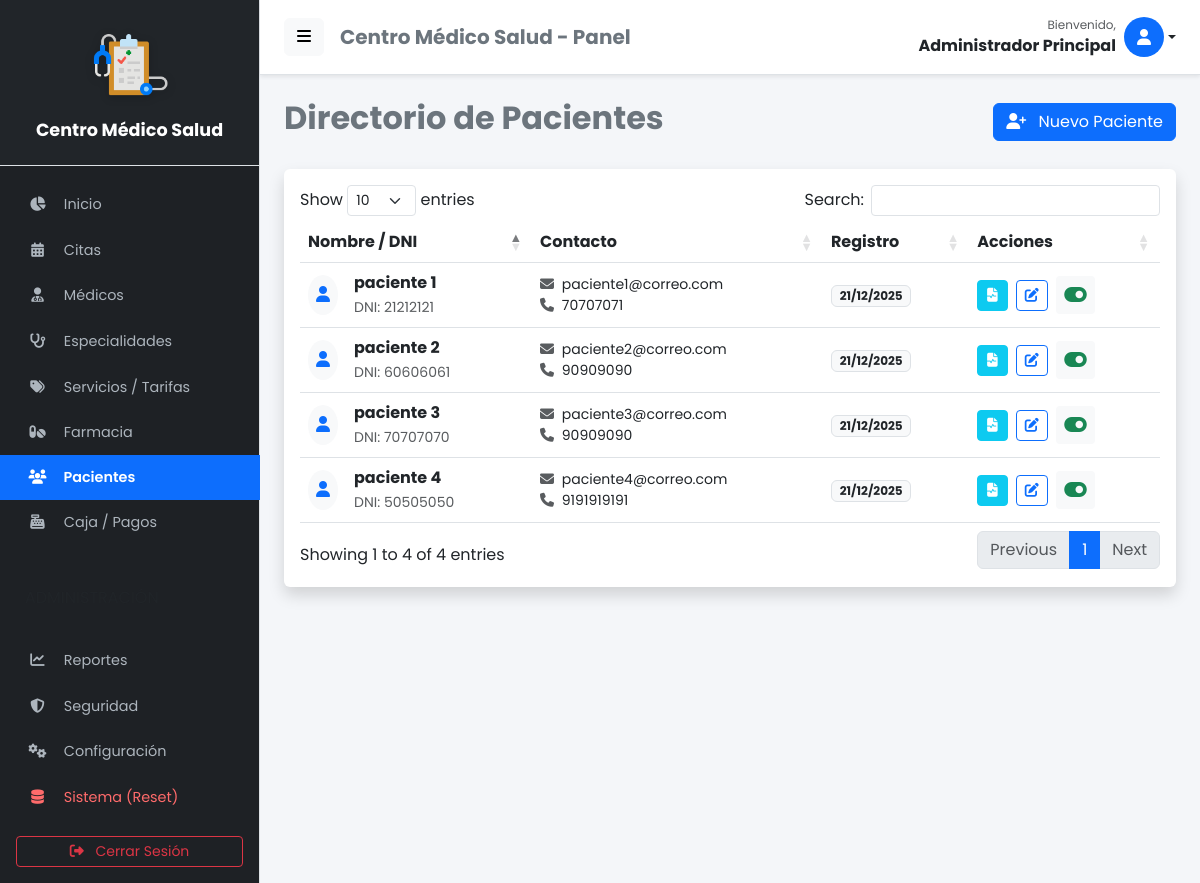
Page /pacientes (signed in) on the committed database.
### tables this page shows
CREATE TABLE IF NOT EXISTS `configuracion` (
  `id` int NOT NULL,
  `nombre_clinica` varchar(100) DEFAULT NULL,
  `direccion` varchar(255) DEFAULT NULL,
  `telefono` varchar(50) DEFAULT NULL,
  `email` varchar(100) DEFAULT NULL,
  `moneda` varchar(5) DEFAULT 'S/.',
  `logo` varchar(255) DEFAULT NULL,
  PRIMARY KEY (`id`)
);

CREATE TABLE IF NOT EXISTS `usuarios` (
  `id_usuario` int NOT NULL AUTO_INCREMENT,
  `nombre` varchar(100) NOT NULL,
  `documento_identidad` varchar(20) DEFAULT NULL,
  `email` varchar(100) NOT NULL,
  `telefono` varchar(20) DEFAULT NULL,
  `grupo_sanguineo` varchar(5) DEFAULT NULL,
  `alergias` text,
  `enfermedades_cronicas` text,
  `password` varchar(255) NOT NULL,
  `avatar` varchar(255) DEFAULT NULL,
  `id_rol` int DEFAULT NULL,
  `estado` tinyint(1) DEFAULT '1',
  `fecha_creacion` timestamp NULL DEFAULT CURRENT_TIMESTAMP,
  PRIMARY KEY (`id_usuario`),
  UNIQUE KEY `email` (`email`),
  KEY `id_rol` (`id_rol`),
  CONSTRAINT `usuarios_ibfk_1` FOREIGN KEY (`id_rol`) REFERENCES `roles` (`id_rol`)
);

### app/controllers/PacienteController.php (called while the page is built, shortened)
<?php
require_once APP_ROOT . '/models/Paciente.php';
class PacienteController {
    public function index() {
        $database = new Database();
        $db = $database->connect();
        $pacienteModel = new Paciente($db);
        $pacientes = $pacienteModel->leer();
        require_once APP_ROOT . '/views/admin/pacientes.php';
    }
}

### app/models/Configuracion.php (called while the page is built, shortened)
<?php
class Configuracion {
    private $conn;
    private $table = 'configuracion';
    public function __construct($db) {
        $this->conn = $db;
    }
    public function obtener() {
        $query = "SELECT * FROM " . $this->table . " WHERE id = 1";
        $stmt = $this->conn->prepare($query);
        $stmt->execute();
        return $stmt->fetch(PDO::FETCH_ASSOC);
    }
}

### app/models/Paciente.php (called while the page is built, shortened)
<?php
class Paciente {
    private $conn;
    private $table = 'usuarios';
    public function __construct($db) {
        $this->conn = $db;
    }
    public function leer() {
        $query = "SELECT * FROM " . $this->table . " WHERE id_rol = 3 ORDER BY nombre ASC";
        $stmt = $this->conn->prepare($query);
        $stmt->execute();
        return $stmt;
    }
}

### app/views/admin/pacientes.php (the view, shortened to what this page needs)
<?php require_once APP_ROOT . '/views/layouts/header.php'; ?>
<div class="d-flex justify-content-between align-items-center mb-4">
    <h2 class="fw-bold text-secondary">Directorio de Pacientes</h2>
    <button class="btn btn-primary" data-bs-toggle="modal" data-bs-target="#modalPaciente">
        <i class="fas fa-user-plus me-2"></i> Nuevo Paciente
    </button>
</div>
<div class="card shadow border-0">
    <div class="card-body">
        <div class="table-responsive">
            <table class="table table-hover align-middle" id="tablaPacientes" width="100%">
                <thead class="bg-light">
                    <tr>
                        <th>Nombre / DNI</th>
                        <th>Contacto</th>
                        <th>Registro</th>
                        <th>Acciones</th>
                    </tr>
                </thead>
                <tbody>
                    <?php if($pacientes): ?>
                    <?php while($row = $pacientes->fetch(PDO::FETCH_ASSOC)): ?>
                        <?php
                            $id = $row['id_usuario'];
                            $nombre = htmlspecialchars($row['nombre']);
                            $dni = htmlspecialchars($row['documento_identidad'] ?? '');
                            $email = htmlspecialchars($row['email']);
                            $telefono = htmlspecialchars($row['telefono'] ?? '');
                            $sangre = htmlspecialchars($row['grupo_sanguineo'] ?? '');
                            $alergias = htmlspecialchars($row['alergias'] ?? '');
                            $cronicas = htmlspecialchars($row['enfermedades_cronicas'] ?? '');
                            $fecha = date('d/m/Y', strtotime($row['fecha_creacion']));
                            $estado = $row['estado'];
                            $btnClase = $estado == 1 ? 'text-success' : 'text-secondary';
                            $btnIcono = $estado == 1 ? 'fa-toggle-on' : 'fa-toggle-off';
                        ?>
                        <tr>
                            <td>
                                <div class="d-flex align-items-center">
                                    <div class="bg-light rounded-circle p-2 me-3 text-primary">
                                        <i class="fas fa-user"></i>
                                    </div>
                                    <div>
                                        <div class="fw-bold"><?php echo $nombre; ?></div>
                                        <small class="text-muted">DNI: <?php echo $dni; ?></small>
                                    </div>
                                </div>
                            </td>
                            <td>
                                <div class="small"><i class="fas fa-envelope me-1 text-muted"></i> <?php echo $email; ?></div>
                                <div class="small"><i class="fas fa-phone me-1 text-muted"></i> <?php echo $telefono; ?></div>
                            </td>
                            <td><span class="badge bg-light text-dark border"><?php echo $fecha; ?></span></td>
                            <td>
                                <a href="<?php echo BASE_URL; ?>/pacientes/historial?id=<?php echo $id; ?>" class="btn btn-sm btn-info text-white me-1" title="Historia Clínica">
                                    <i class="fas fa-file-medical-alt"></i>
                                </a>
                                <button class="btn btn-sm btn-outline-primary me-1"
                                        data-bs-toggle="modal"
                                        data-bs-target="#modalEditar"
                                        data-id="<?php echo $id; ?>"
                                        data-nombre="<?php echo $nombre; ?>"
                                        data-dni="<?php echo $dni; ?>"
                                        data-email="<?php echo $email; ?>"
                                        data-telefono="<?php echo $telefono; ?>"
                                        data-sangre="<?php echo $sangre; ?>"
                                        data-alergias="<?php echo $alergias; ?>"
                                        data-cronicas="<?php echo $cronicas; ?>"
                                        onclick="llenarModalEditar(this)">
                                    <i class="fas fa-edit"></i>
                                </button>
                                <button class="btn btn-sm btn-light border-0 fs-5 <?php echo $btnClase; ?>"
                                        onclick="cambiarEstado(<?php echo $id; ?>, <?php echo $estado; ?>)">
                                    <i class="fas <?php echo $btnIcono; ?>"></i>
                                </button>
                            </td>
                        </tr>
                    <?php endwhile; ?>
                    <?php endif; ?>
                </tbody>
            </table>
        </div>
    </div>
</div>
<?php require_once APP_ROOT . '/views/layouts/footer.php'; ?>

### app/views/layouts/header.php (shortened to what this page needs)
<?php
$rol = $_SESSION['user_role_id'] ?? 0;
$nombreUsuario = $_SESSION['user_name'] ?? 'Usuario';
$db_header = new Database();
$conn_header = $db_header->connect();
$configModel_header = new Configuracion($conn_header);
$empresa_header = $configModel_header->obtener();
$nombre_app = !empty($empresa_header['nombre_clinica']) ? $empresa_header['nombre_clinica'] : 'Centro Médico Salud';
$logo_app = !empty($empresa_header['logo']) ? $empresa_header['logo'] : null;
?>
<!DOCTYPE html>
<html lang="es">
<head>
    <link href="https://cdn.jsdelivr.net/npm/bootstrap@5.3.0/dist/css/bootstrap.min.css" rel="stylesheet">
    <link rel="stylesheet" href="https://cdnjs.cloudflare.com/ajax/libs/font-awesome/6.4.0/css/all.min.css">
    <link rel="stylesheet" href="https://cdn.datatables.net/1.13.4/css/dataTables.bootstrap5.min.css">
    <link rel="stylesheet" href="https://cdn.datatables.net/buttons/2.3.6/css/buttons.bootstrap5.min.css">
    <link href="https://cdn.jsdelivr.net/npm/select2@4.1.0-rc.0/dist/css/select2.min.css" rel="stylesheet" />
    <link rel="stylesheet" href="https://cdn.jsdelivr.net/npm/sweetalert2@11/dist/sweetalert2.min.css">
</head>
<body>
    <div class="d-flex" id="wrapper">
        <div class="border-end" id="sidebar-wrapper">
            <div class="sidebar-heading border-bottom bg-dark sidebar-logo-container">
                <?php if ($logo_app && file_exists(APP_ROOT . '/../public/uploads/' . $logo_app)): ?>
                    <img src="<?php echo BASE_URL; ?>/uploads/<?php echo htmlspecialchars($logo_app); ?>" alt="Logo"
                        class="sidebar-logo-img">
                <?php else: ?>
                    <div class="mb-2"><i class="fas fa-hospital-user fa-2x text-light"></i></div>
                <?php endif; ?>
                <div class="sidebar-title mt-2"><?php echo htmlspecialchars($nombre_app); ?></div>
            </div>
            <div class="list-group list-group-flush pt-3">
                <a href="<?php echo BASE_URL; ?>/home"
                    class="list-group-item list-group-item-action <?php echo strpos($_SERVER['REQUEST_URI'], '/home') !== false ? 'active' : ''; ?>">
                    <i class="fas fa-chart-pie"></i> Inicio
                </a>
                <a href="<?php echo BASE_URL; ?>/citas"
                    class="list-group-item list-group-item-action <?php echo strpos($_SERVER['REQUEST_URI'], '/citas') !== false ? 'active' : ''; ?>">
                    <i class="fas fa-calendar-alt"></i> Citas
                </a>
                <?php if ($rol == 1 || $rol == 4): ?>
                    <a href="<?php echo BASE_URL; ?>/medicos"
                        class="list-group-item list-group-item-action <?php echo strpos($_SERVER['REQUEST_URI'], '/medicos') !== false ? 'active' : ''; ?>">
                        <i class="fas fa-user-md"></i> Médicos
                    </a>
                    <a href="<?php echo BASE_URL; ?>/especialidades"
                        class="list-group-item list-group-item-action <?php echo strpos($_SERVER['REQUEST_URI'], '/especialidades') !== false ? 'active' : ''; ?>">
                        <i class="fas fa-stethoscope"></i> Especialidades
                    </a>
                    <a href="<?php echo BASE_URL; ?>/servicios"
                        class="list-group-item list-group-item-action <?php echo strpos($_SERVER['REQUEST_URI'], '/servicios') !== false ? 'active' : ''; ?>">
                        <i class="fas fa-tags"></i> Servicios / Tarifas
                    </a>
                    <a href="<?php echo BASE_URL; ?>/medicamentos"
                        class="list-group-item list-group-item-action <?php echo strpos($_SERVER['REQUEST_URI'], '/medicamentos') !== false ? 'active' : ''; ?>">
                        <i class="fas fa-pills"></i> Farmacia
                    </a>
                <?php endif; ?>
                <a href="<?php echo BASE_URL; ?>/pacientes"
                    class="list-group-item list-group-item-action <?php echo strpos($_SERVER['REQUEST_URI'], '/pacientes') !== false ? 'active' : ''; ?>">
                    <i class="fas fa-users"></i> Pacientes
                </a>
                <?php if ($rol == 1 || $rol == 4): ?>
                    <a href="<?php echo BASE_URL; ?>/caja"
                        class="list-group-item list-group-item-action <?php echo strpos($_SERVER['REQUEST_URI'], '/caja') !== false ? 'active' : ''; ?>">
                        <i class="fas fa-cash-register"></i> Caja / Pagos
                    </a>
                <?php endif; ?>
                <?php if ($rol == 1): ?>
                    <div class="sidebar-heading text-uppercase fs-6 text-muted mt-3 mb-1"
                        style="font-size: 0.75rem; padding-left: 25px; text-align: left;">Administración</div>
                    <a href="<?php echo BASE_URL; ?>/reportes"
                        class="list-group-item list-group-item-action <?php echo strpos($_SERVER['REQUEST_URI'], '/reportes') !== false ? 'active' : ''; ?>">
                        <i class="fas fa-chart-line"></i> Reportes
                    </a>
                    <a href="<?php echo BASE_URL; ?>/auditoria"
                        class="list-group-item list-group-item-action <?php echo strpos($_SERVER['REQUEST_URI'], '/auditoria') !== false ? 'active' : ''; ?>">
                        <i class="fas fa-shield-alt"></i> Seguridad
                    </a>
                    <a href="<?php echo BASE_URL; ?>/configuracion"
                        class="list-group-item list-group-item-action <?php echo strpos($_SERVER['REQUEST_URI'], '/configuracion') !== false ? 'active' : ''; ?>">
                        <i class="fas fa-cogs"></i> Configuración
                    </a>
                    <a href="<?php echo BASE_URL; ?>/sistema"
                        class="list-group-item list-group-item-action item-danger <?php echo strpos($_SERVER['REQUEST_URI'], '/sistema') !== false ? 'active' : ''; ?>">
                        <i class="fas fa-database"></i> Sistema (Reset)
                    </a>
                <?php endif; ?>
            </div>
            <div class="mt-auto p-3">
                <a href="<?php echo BASE_URL; ?>/auth/logout" class="btn btn-outline-danger w-100 btn-sm">
                    <i class="fas fa-sign-out-alt me-2"></i> Cerrar Sesión
                </a>
            </div>
        </div>
        <div id="page-content-wrapper">
            <nav class="navbar navbar-expand-lg navbar-light bg-white border-bottom py-3 px-4">
                <div class="d-flex align-items-center w-100">
                    <button class="btn btn-light" id="menu-toggle"><i class="fas fa-bars"></i></button>
                    <h5 class="ms-3 mb-0 text-secondary fw-bold d-none d-sm-block">
                        <?php echo htmlspecialchars($nombre_app); ?> - Panel</h5>
                    <div class="ms-auto dropdown">
                        <a href="#" class="d-flex align-items-center text-decoration-none dropdown-toggle text-dark"
                            id="dropdownUser1" data-bs-toggle="dropdown" aria-expanded="false">
                            <div class="text-end me-2 d-none d-lg-block">
                                <small class="text-muted d-block" style="font-size: 0.75rem;">Bienvenido,</small>
                                <span class="fw-bold"><?php echo $nombreUsuario; ?></span>
                            </div>
                            <div class="bg-primary text-white rounded-circle d-flex align-items-center justify-content-center"
                                style="width: 40px; height: 40px;">
                                <i class="fas fa-user"></i>
                            </div>
                        </a>
                    </div>
                </div>
            </nav>
            <div class="container-fluid px-4 py-4">

### app/views/layouts/header.php (style rules this page uses)
body { font-family: 'Poppins', sans-serif; background-color: #f4f6f9; overflow-x: hidden; }
#wrapper { display: flex; width: 100%; }
#sidebar-wrapper { min-height: 100vh; width: 260px; margin-left: 0; transition: margin 0.25s ease-out; background-color: #1e2125; }
#sidebar-wrapper .sidebar-heading { padding: 1.5rem 1.25rem; font-size: 1.1rem; color: #fff; text-align: center; }
#sidebar-wrapper .list-group { width: 260px; }
#page-content-wrapper { width: 100%; }
.list-group-item { border: none; padding: 12px 25px; font-size: 0.9rem; color: #adb5bd; background-color: transparent; transition: all 0.3s; }
.list-group-item.active { background-color: #0d6efd; color: #fff; font-weight: 600; }
.list-group-item i { width: 25px; text-align: center; margin-right: 10px; }
.navbar { box-shadow: 0 2px 4px rgba(0, 0, 0, .08); background: #fff; }
.item-danger { color: #ff6b6b !important; }
.sidebar-logo-container { display: flex; flex-direction: column; align-items: center; justify-content: center; padding: 1.5rem 1rem; min-height: 120px; }
.sidebar-logo-img { max-width: 90%; max-height: 80px; object-fit: contain; margin-bottom: 0.5rem; filter: drop-shadow(0 2px 4px rgba(0, 0, 0, 0.2)); transition: transform 0.3s ease; }
.sidebar-title { font-size: 1.1rem; font-weight: 700; color: #fff; text-align: center; line-height: 1.2; word-wrap: break-word; }

### rows in the picture
configuracion: logo (picture), nombre_clinica "Centro Médico Salud"
usuarios: nombre "paciente 1", documento_identidad "21212121", email "paciente1@correo.com", telefono "70707071", fecha_creacion "21/12/2025", estado 1 (drawn)
usuarios: nombre "paciente 2", documento_identidad "60606061", email "paciente2@correo.com", telefono "90909090", fecha_creacion "21/12/2025", estado 1 (drawn)
usuarios: nombre "paciente 3", documento_identidad "70707070", email "paciente3@correo.com", telefono "90909090", fecha_creacion "21/12/2025", estado 1 (drawn)
usuarios: nombre "paciente 4", documento_identidad "50505050", email "paciente4@correo.com", telefono "9191919191", fecha_creacion "21/12/2025", estado 1 (drawn)

### other values in the picture
$nombreUsuario "Administrador Principal"
